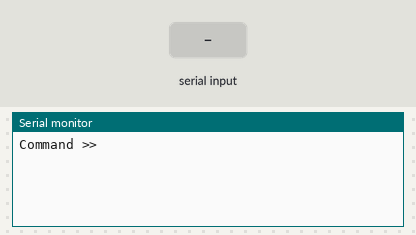
Simulated run of this program. Board: ATmega88, built with avr-gcc and emulated at 8 MHz. Shown: the last lines printed to the serial monitor. Inputs (shaded band) come from the test bench.

Above: at 1.2 s.
1.3 s: "h" received over Serial
At 2.5 s:
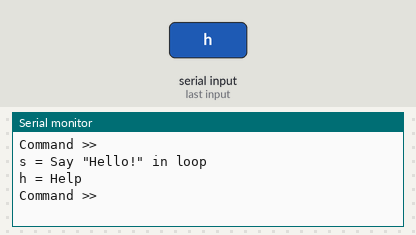
2.8 s: byte 27 (27) received over Serial
At 3.3 s:
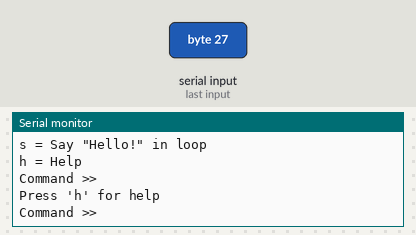
4.3 s: "s" received over Serial
At 5.0 s:
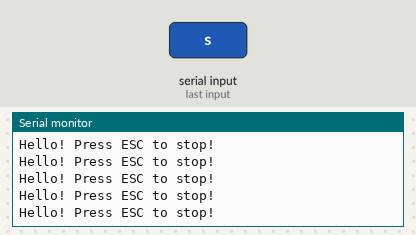

The program:

main.c
```c
// (licence header left out)
#include <stdlib.h>    // general utilities
#include <stdio.h>     // standard io facilities
#include <avr/io.h>    // avr device-specific io definitions
#include <avr/power.h> // power reduction management
#include "usart0.h"

#ifndef F_CPU
    #error Define F_CPU (CPU frequency) in your makefile
#endif

/*  Usart
 * ----------------------------------------------------------------------*/
#define BAUD      19200   // baud rate, see <util/setbaud.h>
#define BOUD_TOL  2       // baud tolerance 2%, see <util/setbaud.h>
#define USE_2X    0       // don't use prescaler, see <util/setbaud.h>
#include <util/setbaud.h> // helper macros for baud rate calculations

#define USART_PORT DDRD   // usart port
#define USART_RX   DDD0   // usart rx pin
#define USART_TX   DDD1   // usart tx pin

/*  Setup streams for communication via usart */
static FILE usart_stream = FDEV_SETUP_STREAM(
    usart0_putchar, usart0_getchar, _FDEV_SETUP_RW);

/*  Usart initiliazator */
void usart0_init(void)
{
    /*  Set baud rate using avr-libc helper macros */
    UBRR0L = UBRRL_VALUE;
    UBRR0H = UBRRH_VALUE;

    /*  Asynchronous USART, Parity = none, Stop bits = 1, Data bits = 8 */
    UCSR0C = _BV(UCSZ01) | _BV(UCSZ00);

    /*  Enable RX and TX */
    UCSR0B = _BV(RXEN0) | _BV(TXEN0);

    /*  Override general io pins for usart rx/tx */
    USART_PORT &= ~_BV(USART_RX);
    USART_PORT |= _BV(USART_TX);
}

/*  Main
 * ----------------------------------------------------------------------*/
void init(void)
{
    /*  Initialize general io pins */

    // @todo It's always a good idea to specifically setup io pin states
    // before doing anything special, but i'm feeling lazy with this

    /*  Make sure that usart module is powered up. Note that modules has to be
     *  reinitialized if powered down. */
    power_usart0_enable();

    /*  Initialize usart and declare standard input and output streams */
    usart0_init();
    stdin = stdout = &usart_stream;
}

int main(void)
{
    /*  Initialize */
    init();

    /*  Main loop */
    while (1) {
        printf("Command >> ");
        switch (getchar()) { // wait user input
            case 'h':
                printf("\r\n");
                printf("s = Say \"Hello!\" in loop\r\n");
                printf("h = Help\r\n");
                break;

            case 's':
                do {
                    printf("\r\nHello! Press ESC to stop!");
                } while (!USART0_ESCAPE);
                break;

            default:
                printf("\r\nPress 'h' for help");
        }
        printf("\r\n");
    }
}
```

usart0.c
```c
#include <stdio.h>
#include <avr/io.h>
#include "usart0.h"

int usart0_putchar(char c, FILE *stream) {
    while(!(UCSR0A & (1 << UDRE0)));
    UDR0 = c;
    return 0;
}

int usart0_getchar(FILE *stream) {
    while(!USART0_DATARECEIVED);
    return UDR0;
}
```

usart0.h
```c
#ifndef __USART0_H
#define __USART0_H 1

#define USART0_DATARECEIVED (UCSR0A & (1 << RXC0))
#define USART0_ESCAPE (USART0_DATARECEIVED && (getchar() == 27))

/*  Send character */
int usart0_putchar(char c, FILE *stream);

/*  Receive character */
int usart0_getchar(FILE *stream);

#endif
```

Measured:
- after the input at 1.3 s, the serial monitor: prints a new line at once (image 1)
- after the input at 2.8 s, the serial monitor: prints a new line at once (image 2)
- after the input at 4.3 s, the serial monitor: prints a new line at once (image 3)
